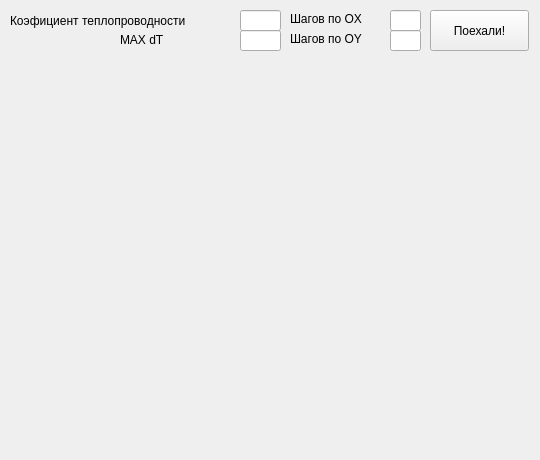
<?xml version="1.0" encoding="UTF-8"?>
<ui version="4.0">
 <class>MainWindow</class>
 <widget class="QMainWindow" name="MainWindow">
  <property name="geometry">
   <rect>
    <x>0</x>
    <y>0</y>
    <width>540</width>
    <height>460</height>
   </rect>
  </property>
  <property name="windowTitle">
   <string>MainWindow</string>
  </property>
  <widget class="QWidget" name="centralWidget">
   <widget class="QPushButton" name="buttonGo">
    <property name="geometry">
     <rect>
      <x>430</x>
      <y>10</y>
      <width>99</width>
      <height>41</height>
     </rect>
    </property>
    <property name="text">
     <string>Поехали!</string>
    </property>
   </widget>
   <widget class="QLineEdit" name="kA">
    <property name="geometry">
     <rect>
      <x>240</x>
      <y>10</y>
      <width>41</width>
      <height>21</height>
     </rect>
    </property>
   </widget>
   <widget class="QLineEdit" name="dT">
    <property name="geometry">
     <rect>
      <x>240</x>
      <y>30</y>
      <width>41</width>
      <height>21</height>
     </rect>
    </property>
   </widget>
   <widget class="QLineEdit" name="dX">
    <property name="geometry">
     <rect>
      <x>390</x>
      <y>10</y>
      <width>31</width>
      <height>21</height>
     </rect>
    </property>
   </widget>
   <widget class="QLineEdit" name="dY">
    <property name="geometry">
     <rect>
      <x>390</x>
      <y>30</y>
      <width>31</width>
      <height>21</height>
     </rect>
    </property>
    <property name="text">
     <string/>
    </property>
   </widget>
   <widget class="QLabel" name="ldX">
    <property name="geometry">
     <rect>
      <x>290</x>
      <y>10</y>
      <width>91</width>
      <height>17</height>
     </rect>
    </property>
    <property name="text">
     <string>Шагов по OX</string>
    </property>
   </widget>
   <widget class="QLabel" name="ldY">
    <property name="geometry">
     <rect>
      <x>290</x>
      <y>30</y>
      <width>91</width>
      <height>17</height>
     </rect>
    </property>
    <property name="text">
     <string>Шагов по OY</string>
    </property>
   </widget>
   <widget class="QLabel" name="lkA">
    <property name="geometry">
     <rect>
      <x>10</x>
      <y>0</y>
      <width>241</width>
      <height>41</height>
     </rect>
    </property>
    <property name="text">
     <string>Коэфициент теплопроводности</string>
    </property>
   </widget>
   <widget class="QLabel" name="ldT">
    <property name="geometry">
     <rect>
      <x>120</x>
      <y>30</y>
      <width>61</width>
      <height>20</height>
     </rect>
    </property>
    <property name="text">
     <string>MAX dT</string>
    </property>
   </widget>
   <widget class="QLabel" name="lErr">
    <property name="geometry">
     <rect>
      <x>10</x>
      <y>50</y>
      <width>371</width>
      <height>21</height>
     </rect>
    </property>
    <property name="text">
     <string/>
    </property>
   </widget>
   <widget class="QLabel" name="maxT">
    <property name="geometry">
     <rect>
      <x>360</x>
      <y>50</y>
      <width>67</width>
      <height>21</height>
     </rect>
    </property>
    <property name="text">
     <string/>
    </property>
   </widget>
   <widget class="QLabel" name="minT">
    <property name="geometry">
     <rect>
      <x>460</x>
      <y>50</y>
      <width>67</width>
      <height>21</height>
     </rect>
    </property>
    <property name="text">
     <string/>
    </property>
   </widget>
   <zorder>dY</zorder>
   <zorder>dT</zorder>
   <zorder>lErr</zorder>
   <zorder>lkA</zorder>
   <zorder>buttonGo</zorder>
   <zorder>dX</zorder>
   <zorder>ldX</zorder>
   <zorder>ldY</zorder>
   <zorder>ldT</zorder>
   <zorder>kA</zorder>
   <zorder>maxT</zorder>
   <zorder>minT</zorder>
  </widget>
 </widget>
 <layoutdefault spacing="6" margin="11"/>
 <resources/>
 <connections/>
</ui>
